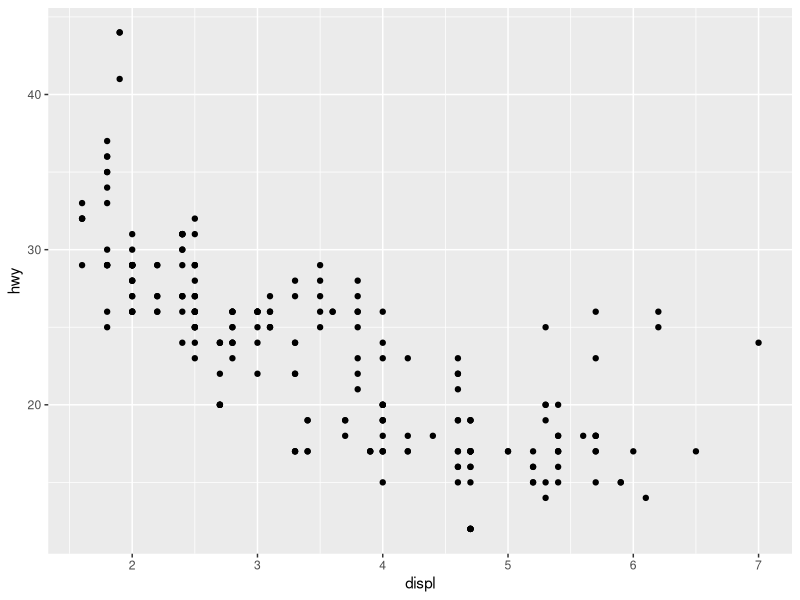
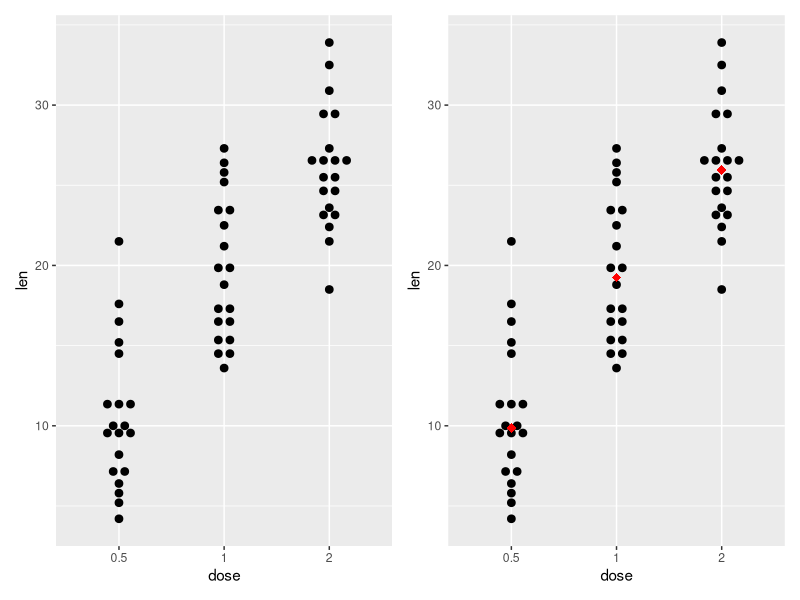
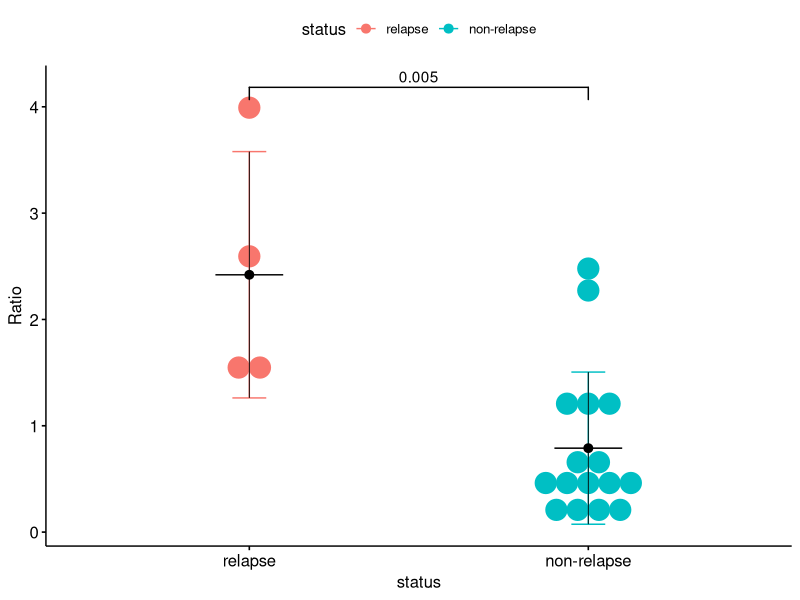

Recreate these plots in R, in order.
## ---- chunk 1
library(tidyverse)
p <- ggplot(data = mpg, aes(x=displ, y=hwy)) + 
    geom_point()
p
## ---- chunk 2
ToothGrowth$dose <- as.factor(ToothGrowth$dose)
p1 <- ggplot(ToothGrowth, aes(x=dose, y=len)) + 
  geom_dotplot(binaxis='y', binwidth = 0.4,stackdir='center',
               stackratio=1.5, dotsize=1.2)


p2<- p1 + stat_summary(fun=median, geom="point", shape=18,
                 size=3, color="red")

library(patchwork)
p1+p2
## ---- chunk 3
library(ggpubr)
library(readxl)
f6d <-
    read_excel("data/01source.xlsx", sheet = "Fig.6", range = "D2:E18")
f6d |> pivot_longer(
    cols = everything(),
    names_to = "status",
    values_to = "Ratio",
) |> 
    tidyr::drop_na() ->f6d
## ---- chunk 4
ggdotplot(f6d,
          x="status",
          y="Ratio",
          add =c("mean_sd"),
          color = "status",
          fill = "status",
          error.plot = "errorbar",
          binwidth = 0.2
)+
    geom_signif(
        comparisons = list(c("relapse","non-relapse")),
    )+
    
    stat_summary(
        fun.data = "mean_sd",geom = "pointrange",linewidth=.3
    )+
    ggplot2::annotate(
        geom="segment",
        x=0.9,
        xend=1.1,
        y=2.42019873,#均值
    )+
    ggplot2::annotate(
        geom="segment",
        x=1.9,
        xend=2.1,
        y=0.789463173,#均值
    )
